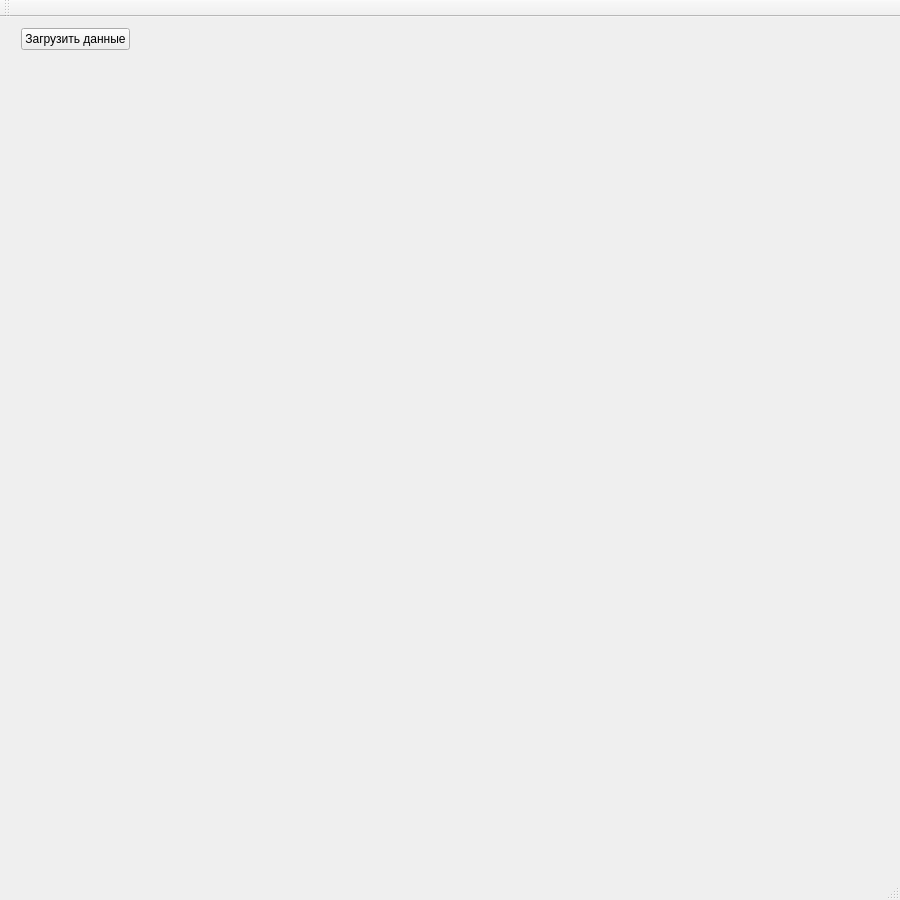
<?xml version="1.0" encoding="UTF-8"?>
<ui version="4.0">
 <class>MainWindow</class>
 <widget class="QMainWindow" name="MainWindow">
  <property name="geometry">
   <rect>
    <x>0</x>
    <y>0</y>
    <width>900</width>
    <height>900</height>
   </rect>
  </property>
  <property name="windowTitle">
   <string>MainWindow</string>
  </property>
  <widget class="QWidget" name="centralWidget">
   <widget class="QWidget" name="layoutWidget">
    <property name="geometry">
     <rect>
      <x>10</x>
      <y>0</y>
      <width>991</width>
      <height>951</height>
     </rect>
    </property>
    <layout class="QVBoxLayout" name="verticalLayout" stretch="0,1">
     <item>
      <layout class="QHBoxLayout" name="horizontalLayout_2">
       <item>
        <widget class="QPushButton" name="pushButton">
         <property name="text">
          <string>Загрузить данные</string>
         </property>
        </widget>
       </item>
       <item>
        <spacer name="horizontalSpacer">
         <property name="orientation">
          <enum>Qt::Horizontal</enum>
         </property>
         <property name="sizeHint" stdset="0">
          <size>
           <width>40</width>
           <height>20</height>
          </size>
         </property>
        </spacer>
       </item>
      </layout>
     </item>
     <item>
      <layout class="QHBoxLayout" name="latticeLayout"/>
     </item>
    </layout>
   </widget>
  </widget>
  <widget class="QMenuBar" name="menuBar">
   <property name="geometry">
    <rect>
     <x>0</x>
     <y>0</y>
     <width>900</width>
     <height>25</height>
    </rect>
   </property>
  </widget>
  <widget class="QToolBar" name="mainToolBar">
   <attribute name="toolBarArea">
    <enum>TopToolBarArea</enum>
   </attribute>
   <attribute name="toolBarBreak">
    <bool>false</bool>
   </attribute>
  </widget>
  <widget class="QStatusBar" name="statusBar"/>
 </widget>
 <layoutdefault spacing="6" margin="11"/>
 <resources/>
 <connections/>
</ui>
